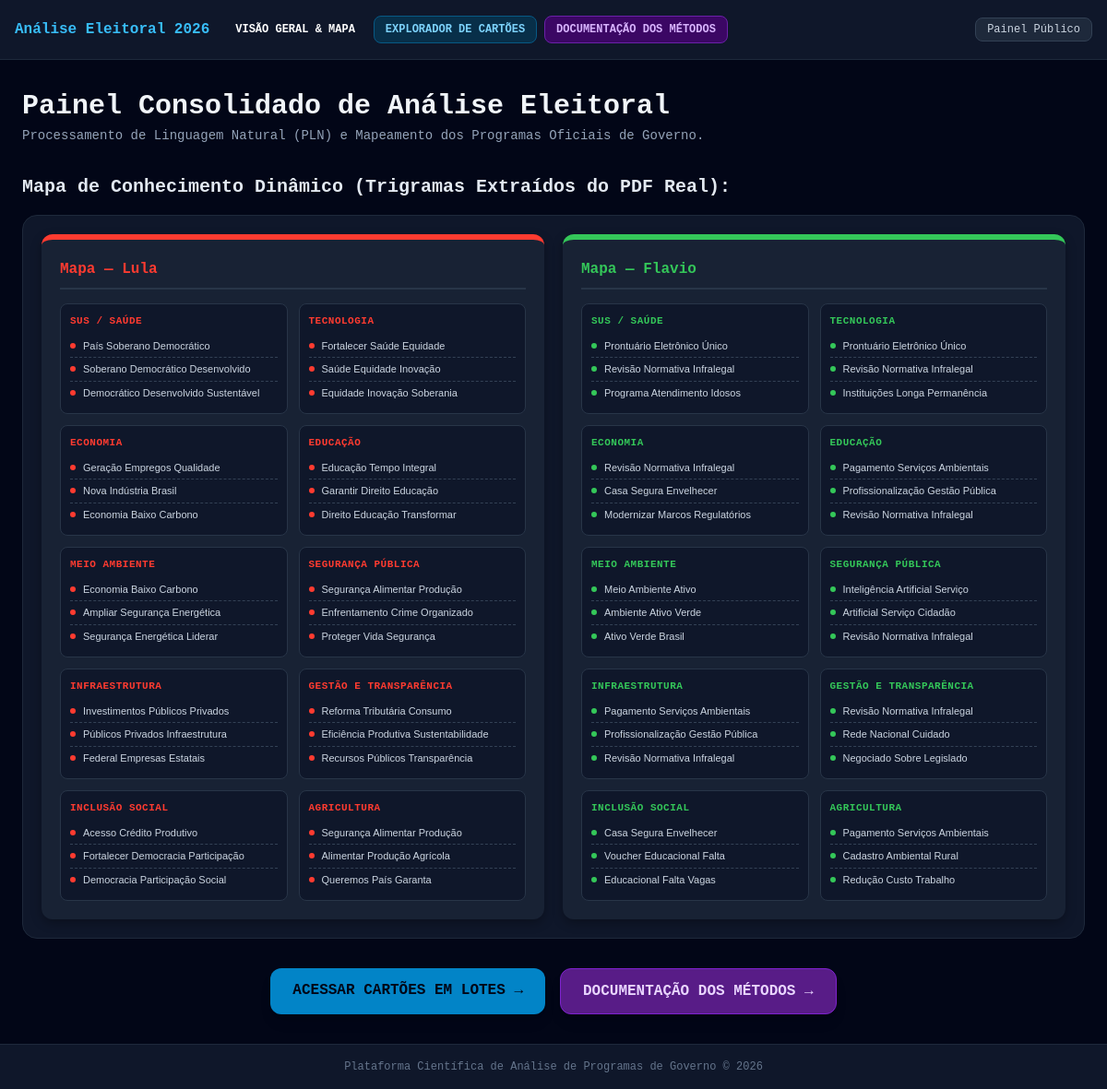
The page / on the database its author committed.
### eleitoral_app/models.py (models this page shows, shortened)
class Candidato(models.Model):
    nome = models.CharField(max_length=150, unique=True)
    partido = models.CharField(max_length=50, default="Programa Oficial")
    cor_tema = models.CharField(max_length=20, default="#34c759")

class MapaConhecimento(models.Model):
    candidato = models.ForeignKey(Candidato, on_delete=models.CASCADE)
    eixo_tematico = models.CharField(max_length=100)
    subnoes = models.TextField()

### eleitoral_app/views.py (the view)
# urls.py: path('', DashboardView.as_view(), name='dashboard'),
class DashboardView(TemplateView):
    template_name = 'eleitoral_app/dashboard.html'
    def get_context_data(self, **kwargs):
        c = super().get_context_data(**kwargs)
        candidatos_ordenados = list(Candidato.objects.all())
        candidatos_ordenados.sort(key=lambda x: 0 if x.cor_tema == '#ff3b30' or 'lula' in x.nome.lower() else 1)
        c['candidatos'] = candidatos_ordenados
        c['total_paragrafos'] = ParagrafoPrograma.objects.count()
        c['total_m1'] = ResultadoMetodo.objects.filter(metodo_tipo='METODO_1').values('num_item').distinct().count()
        c['total_m2'] = ResultadoMetodo.objects.filter(metodo_tipo='METODO_2').values('num_item').distinct().count()
        c['total_m3'] = ResultadoMetodo.objects.filter(metodo_tipo='METODO_3').values('num_item').distinct().count()
        c['total_m4'] = ResultadoMetodo.objects.filter(metodo_tipo='METODO_4').values('num_item').distinct().count()
        metricas_ord = list(MetricaLegibilidade.objects.all())
        metricas_ord.sort(key=lambda m: 0 if m.candidato.cor_tema == '#ff3b30' or 'lula' in m.candidato.nome.lower() else 1)
        c['metricas_legibilidade'] = metricas_ord
        mapas_estruturados = {}
        for cand in candidatos_ordenados:
            mapas_estruturados[cand.nome] = {
                'cor': cand.cor_tema,
                'eixos': {}
            }
            registros = MapaConhecimento.objects.filter(candidato=cand)
            for reg in registros:
                mapas_estruturados[cand.nome]['eixos'][reg.eixo_tematico] = reg.subnoes.split(';')
        c['dados_mapas'] = mapas_estruturados
        return c

### eleitoral_app/templates/eleitoral_app/dashboard.html
{% extends 'eleitoral_app/base.html' %}
{% block content %}
<div class="mb-8 font-mono">
    <h1 class="text-3xl font-bold text-slate-100">Painel Consolidado de Análise Eleitoral</h1>
    <p class="text-sm text-slate-400 mt-1">Processamento de Linguagem Natural (PLN) e Mapeamento dos Programas Oficiais de Governo.</p>
</div>
<div class="mb-8 font-mono">
    <h2 class="text-xl font-bold text-slate-200 mb-4">Mapa de Conhecimento Dinâmico (Trigramas Extraídos do PDF Real):</h2>
    <div class="map-wrapper">
        {% for cand_nome, info in dados_mapas.items %}
        <div class="candidate-card" style="border-top-color: {{ info.cor }};">
            <div class="candidate-title" style="color: {{ info.cor }};">Mapa — {{ cand_nome }}</div>
            <div class="nodes-container">
                {% for eixo_nome, subnoes in info.eixos.items %}
                <div class="axis-box">
                    <div class="axis-header" style="color: {{ info.cor }};">{{ eixo_nome }}</div>
                    <ul class="subnode-list">
                        {% for item in subnoes %}
                        <li class="subnode-item"><span class="bullet-icon" style="color: {{ info.cor }};"></span>{{ item }}</li>
                        {% endfor %}
                    </ul>
                </div>
                {% endfor %}
            </div>
        </div>
        {% endfor %}
    </div>
</div>
<div class="flex justify-center space-x-4 font-mono">
    <a href="{% url 'cartoes_resultados' %}" class="bg-sky-600 hover:bg-sky-500 text-slate-950 font-bold px-6 py-3 rounded-xl uppercase shadow-lg transition">Acessar Cartões em Lotes →</a>
    <a href="{% url 'explicacao_metodos' %}" class="bg-purple-900 hover:bg-purple-800 text-purple-200 font-bold px-6 py-3 rounded-xl uppercase border border-purple-700 shadow-lg transition">Documentação dos Métodos →</a>
</div>
{% endblock %}

### eleitoral_app/templates/eleitoral_app/base.html (shortened to what this page needs)
<!DOCTYPE html>
<html lang="pt-br">
<head>
    <script src="https://cdn.tailwindcss.com"></script>
</head>
<body class="bg-slate-950 text-slate-100 flex flex-col min-h-screen font-sans">
    <nav class="bg-slate-900 border-b border-slate-800 text-white sticky top-0 z-50">
        <div class="max-w-7xl mx-auto px-4 h-16 flex items-center justify-between">
            <div class="flex items-center space-x-4">
                <span class="text-md font-bold font-mono text-sky-400">Análise Eleitoral 2026</span>
                <div class="flex items-center space-x-2 text-xs font-semibold uppercase font-mono">
                    <a href="{% url 'dashboard' %}" class="px-3 py-1.5 rounded-lg hover:bg-slate-800 transition">Visão Geral & Mapa</a>
                    <a href="{% url 'cartoes_resultados' %}" class="px-3 py-1.5 rounded-lg bg-sky-950 text-sky-300 border border-sky-800 hover:bg-sky-900 transition">Explorador de Cartões</a>
                    <a href="{% url 'explicacao_metodos' %}" class="px-3 py-1.5 rounded-lg bg-purple-950 text-purple-300 border border-purple-800 hover:bg-purple-900 transition">Documentação dos Métodos</a>
                </div>
            </div>
            <div class="text-xs bg-slate-800 px-3 py-1 rounded-lg border border-slate-700 text-slate-300 font-mono">
                Painel Público
            </div>
        </div>
    </nav>
    <main class="max-w-7xl mx-auto px-6 py-8 flex-grow w-full">
        {% block content %}{% endblock %}
    </main>
    <footer class="bg-slate-900 border-t border-slate-800 py-4 text-center text-xs text-slate-500 font-mono">
        Plataforma Científica de Análise de Programas de Governo &copy; 2026
    </footer>
</body>
</html>

### eleitoral_app/templates/eleitoral_app/base.html (style rules this page uses)
.map-wrapper { font-family: sans-serif; display: flex; flex-direction: row; gap: 20px; background: #0f172a; padding: 20px; border-radius: 16px; border: 1px solid #1e293b; overflow-x: auto; }
.candidate-card { flex: 1; min-width: 320px; background: #182234; border-radius: 12px; padding: 20px; box-shadow: 0 4px 12px rgba(0,0,0,0.3); border-top: 6px solid #333; display: flex; flex-direction: column; }
.candidate-title { font-size: 16px; font-weight: bold; margin-bottom: 15px; padding-bottom: 8px; border-bottom: 2px solid #283548; font-family: monospace; }
.nodes-container { display: grid; grid-template-columns: repeat(auto-fit, minmax(180px, 1fr)); gap: 12px; }
.axis-box { background: #0f172a; border-radius: 8px; padding: 10px; border: 1px solid #283548; }
.axis-header { font-weight: bold; font-size: 11px; margin-bottom: 6px; text-transform: uppercase; letter-spacing: 0.5px; font-family: monospace; }
ul.subnode-list { list-style: none !important; padding-left: 0 !important; margin: 0 !important; }
ul.subnode-list li.subnode-item { font-size: 11px; color: #cbd5e1; padding: 4px 0; border-bottom: 1px dashed #334155; display: flex; align-items: center; }
ul.subnode-list li.subnode-item:last-child { border-bottom: none; }
.bullet-icon { display: inline-block; width: 6px; height: 6px; background-color: currentColor; border-radius: 50%; margin-right: 8px; flex-shrink: 0; }

### rows shown on the page
Candidato: dados_mapas "Lula"
MapaConhecimento: eixos "SUS / SAÚDE"
MapaConhecimento: eixos "TECNOLOGIA"
MapaConhecimento: eixos "ECONOMIA"
MapaConhecimento: eixos "EDUCAÇÃO"
MapaConhecimento: eixos "MEIO AMBIENTE"
MapaConhecimento: eixos "SEGURANÇA PÚBLICA"
MapaConhecimento: eixos "INFRAESTRUTURA"
MapaConhecimento: eixos "GESTÃO E TRANSPARÊNCIA"
MapaConhecimento: eixos "INCLUSÃO SOCIAL"
MapaConhecimento: eixos "AGRICULTURA"
Candidato: dados_mapas "Flavio"
MapaConhecimento: eixos "SUS / SAÚDE"
MapaConhecimento: eixos "TECNOLOGIA"
MapaConhecimento: eixos "ECONOMIA"
MapaConhecimento: eixos "EDUCAÇÃO"
MapaConhecimento: eixos "MEIO AMBIENTE"
MapaConhecimento: eixos "SEGURANÇA PÚBLICA"
MapaConhecimento: eixos "INFRAESTRUTURA"
MapaConhecimento: eixos "GESTÃO E TRANSPARÊNCIA"
MapaConhecimento: eixos "INCLUSÃO SOCIAL"
MapaConhecimento: eixos "AGRICULTURA"

### other values the page prints
{{ item }} "País Soberano Democrático" "Soberano Democrático Desenvolvido" "Democrático Desenvolvido Sustentável" "Fortalecer Saúde Equidade" "Saúde Equidade Inovação" "Equidade Inovação Soberania" "Geração Empregos Qualidade" "Nova Indústria Brasil" "Economia Baixo Carbono" "Educação Tempo Integral" "Garantir Direito Educação" "Direito Educação Transformar" "Economia Baixo Carbono" "Ampliar Segurança Energética" "Segurança Energética Liderar" "Segurança Alimentar Produção" "Enfrentamento Crime Organizado" "Proteger Vida Segurança" "Investimentos Públicos Privados" "Públicos Privados Infraestrutura" "Federal Empresas Estatais" "Reforma Tributária Consumo" "Eficiência Produtiva Sustentabilidade" "Recursos Públicos Transparência" "Acesso Crédito Produtivo" "Fortalecer Democracia Participação" "Democracia Participação Social" "Segurança Alimentar Produção" "Alimentar Produção Agrícola" "Queremos País Garanta" "Prontuário Eletrônico Único" "Revisão Normativa Infralegal" "Programa Atendimento Idosos" "Prontuário Eletrônico Único" "Revisão Normativa Infralegal" "Instituições Longa Permanência" "Revisão Normativa Infralegal" "Casa Segura Envelhecer" "Modernizar Marcos Regulatórios" "Pagamento Serviços Ambientais" "Profissionalização Gestão Pública" "Revisão Normativa Infralegal" "Meio Ambiente Ativo" "Ambiente Ativo Verde" "Ativo Verde Brasil" "Inteligência Artificial Serviço" "Artificial Serviço Cidadão" "Revisão Normativa Infralegal" "Pagamento Serviços Ambientais" "Profissionalização Gestão Pública" "Revisão Normativa Infralegal" "Revisão Normativa Infralegal" "Rede Nacional Cuidado" "Negociado Sobre Legislado" "Casa Segura Envelhecer" "Voucher Educacional Falta" "Educacional Falta Vagas" "Pagamento Serviços Ambientais" "Cadastro Ambiental Rural" "Redução Custo Trabalho"
